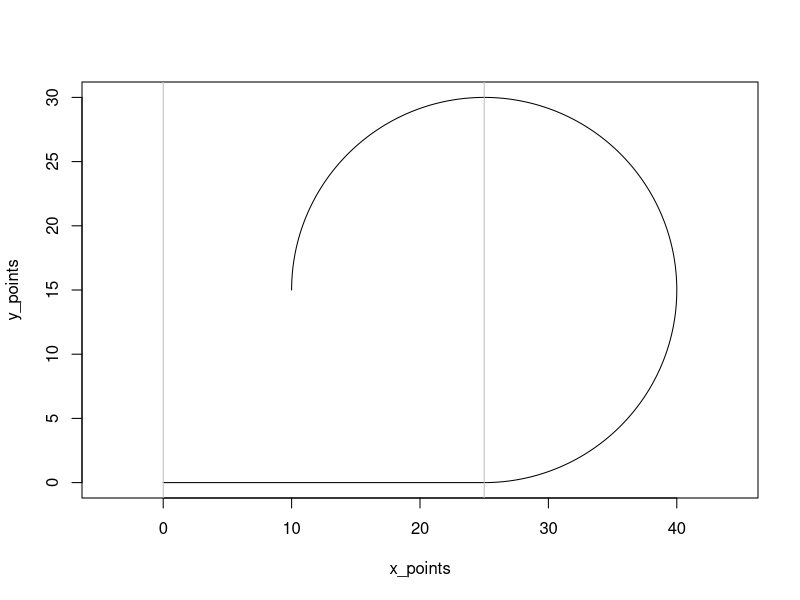
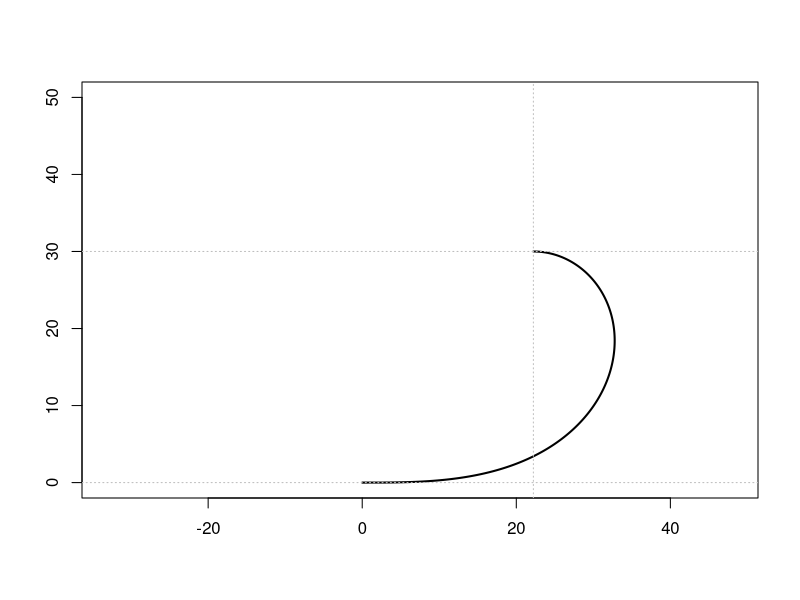
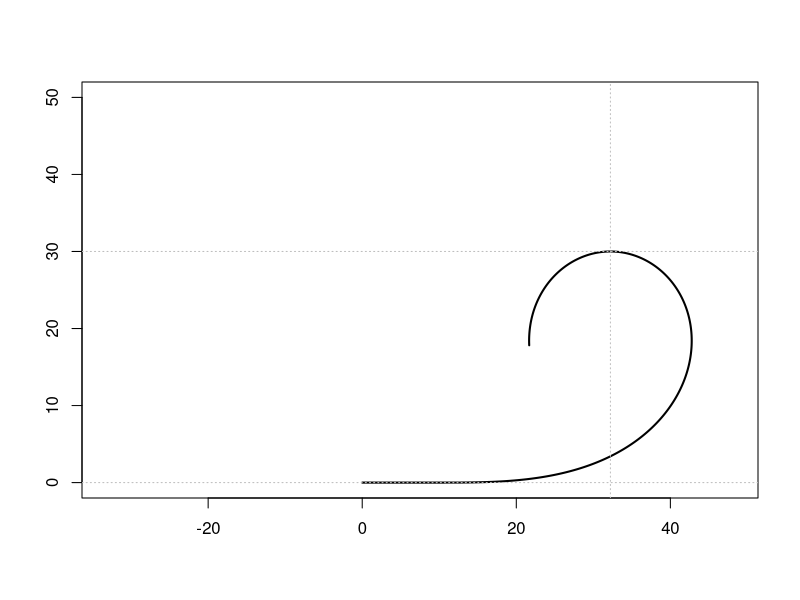
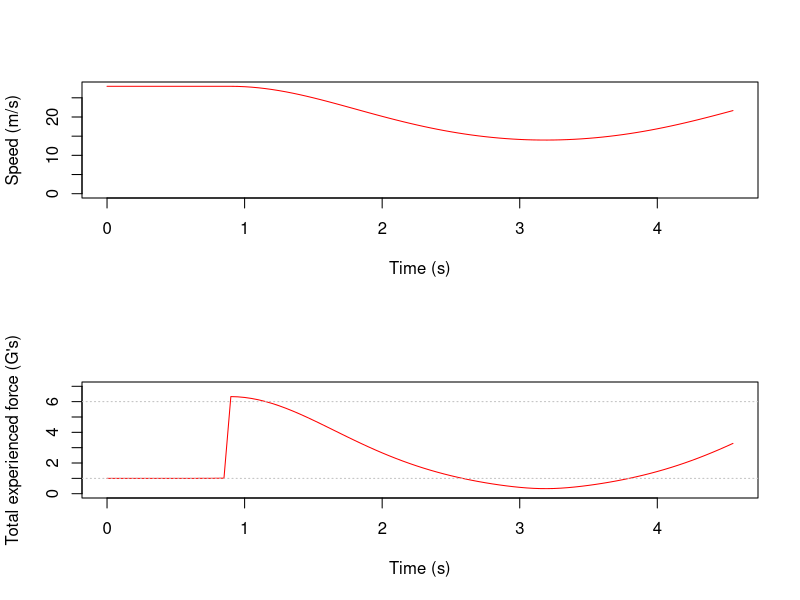
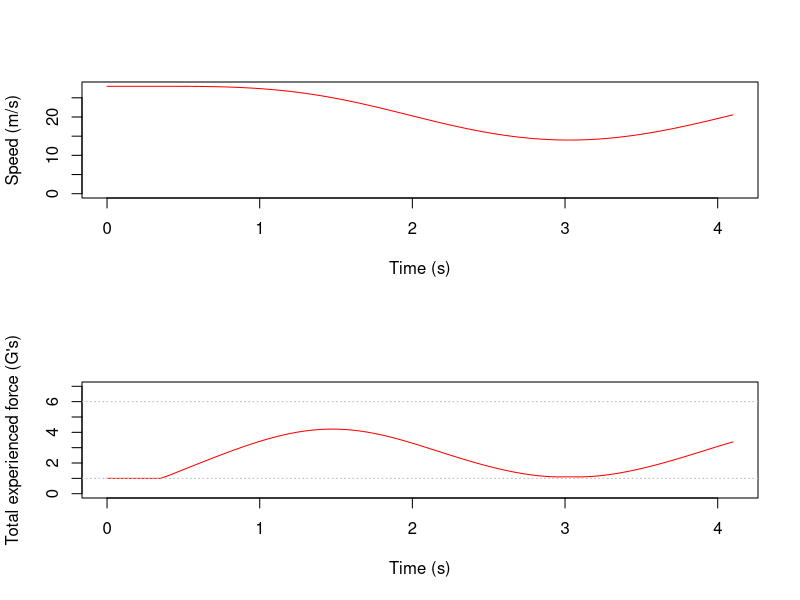
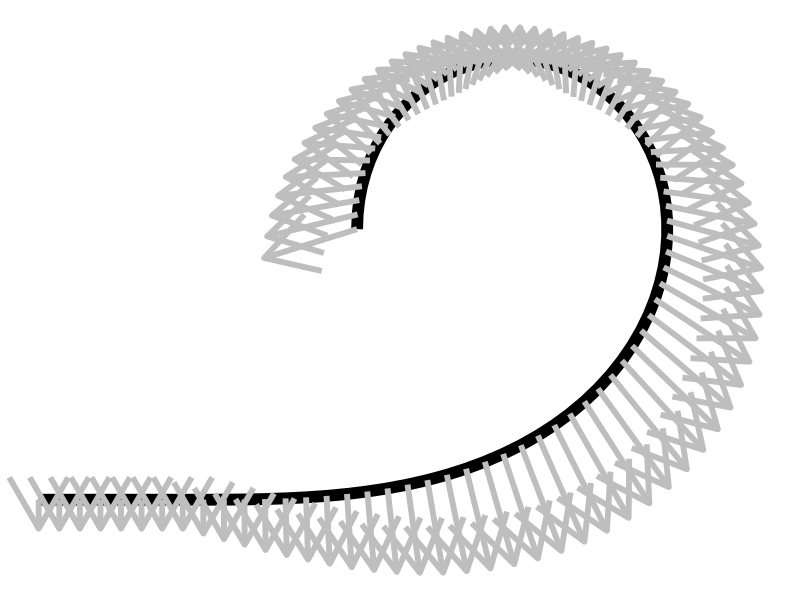

These charts were generated, in order, by the following R code:
# Simulating G forces on different rollercoaster loop topologies
# www.overfitting.net
# https://www.overfitting.net/2025/08/simulando-loops-de-una-montana-rusa-con.html


library(pracma)  # fresnelC() and fresnelS() for clothoid
library(splines)
library(ggplot2)
library(Cairo)


# ChatGPT 5 prompt:
# -----------------
# Write R code to simulate the forces affecting a train on a rollercoaster:
# * The rollercoaster is defined by discrete points on two vectors
#   x (ground axis) and y (height axis), in the way: x=c(0, 1, 2, 3, 4, 5,...)
#   and y=c(0, 0, 0.5, 1, 2, 3.5, 5,...)
# * The simulation must be done time dependant in dt constant time steps.
#   This means you'll have to linearly interpolate along the definitory points
#   of the rollercoaster, not just give a force value for each rollercoaster
#   point, calculating the advance of the train along the path
# * The train is defined by a punctual mass m (but this should be irrelevant
#   since it cancels on all equations) starting from point (0,0) at initial speed
#   v0 left to right
# * You must calculate the sum of two forces: Fg=m*g and Fc=m*v^2/r, where Fg
#   is the gravity force and always points down and Fc is the centrifugal force
#   trying to evade the rollercoaster in a perpendicular direction.
# * Apply energy conservation: 1/2*m*v0^2=m*g*H to obtain each v speed
# 
# Do you need something else before beginning?



################################################

# 1. SIMULATION PARAMETERS

g <- 9.80665    # gravity (m/s^2)
v0 <- 28        # initial speed (m/s)
t_max <- 999    # max simulation time (s)
dt <- 0.05      # time step (s)
m <- 1          # mass (kg), cancels out



################################################

# 2. DEFINE CIRCLE / CLOTHOID ROLLERCOASTER


NRESOL=5000
for (type in c('circular', 'clothoid')) {
    # Define discrete track points
    if (type=='circular') {
        R=15
        H=2*R
        
        # Add initial flat track
        Offset=25
        par=seq(0, 3/4*2*pi, length.out=NRESOL)
        x_points=c(seq(0, Offset*0.9, length.out=10), R*sin(par)+Offset)
        y_points=c(seq(0, 0, length.out=10), R*(1-cos(par)))
        
        plot(x_points, y_points, asp=1, type='l')
        abline(v=c(0,Offset), col='gray')
    } else if (type=='clothoid') {
        L=90   # clothoid total length (m)
        s=seq(0, L, length.out=NRESOL)
        RMIN=61.6297  # min curvature radius (m) for max height=30m
        A=(RMIN*L/pi)^0.5  # ensure at s=L radius of curvature becomes Rmin
        
        # Calculate clothoid (x,y) positions
        u=s/A
        x=A*fresnelC(u)
        y=A*fresnelS(u)
        
        # Truncate and simmetrize clothoid
        H=max(y)
        pos=which(y==H)
        x=x[1:pos]
        y=y[1:pos]
        
        # Plot clothoid
        plot(x, y, col='black', lwd=2, type="l", asp=1, xlim=c(-30,45), ylim=c(0,50),  # NULL plot
             xlab="", ylab="")
        abline(h=c(0,30), v=x[pos], col='gray',lty='dotted')
        
        SIME=1000
        x=c(x, -x[(pos-1):(pos-SIME)]+x[pos]*2)
        y=c(y,  y[(pos-1):(pos-SIME)])
        
        # Add initial flat track
        Offset=10
        x_points=c(seq(0, Offset*0.9, length.out=10), x+Offset)
        y_points=c(seq(0, 0, length.out=10), y)
        
        
        plot(x_points, y_points, col='black', lwd=2, type="l",
             asp=1, xlim=c(-30,45), ylim=c(0,50),  # NULL plot
             xlab="", ylab="")
        abline(h=c(0,30), v=x[pos]+Offset, col='gray',lty='dotted')
    }
    
    # Check loop height vs initial speed compatibility
    Hmax=v0^2/(2*g)
    v0min=(2*g*H)^0.5
    if (H>Hmax) stop("Loop height / initial speed incompatibility")
    
    
    
    ################################################
    
    # 3. SIMULATION LOOP: CALCULATE ROLLERCOASTER POSITION, SPEED AND G FORCES
    
    
    # Parameterize path by cumulative distance 's'
    dx <- diff(x_points)
    dy <- diff(y_points)
    ds <- sqrt(dx^2 + dy^2)
    s_points <- c(0, cumsum(ds))
    
    # Total track length (m)
    s_total <- max(s_points)
    
    # Create spline interpolation functions for x(s) and y(s)
    x_spline <- splinefun(s_points, x_points, method = "natural")
    y_spline <- splinefun(s_points, y_points, method = "natural")
    
    # Derivative functions (1st and 2nd derivatives)
    x_prime  <- function(s) x_spline(s, deriv = 1)
    x_dprime <- function(s) x_spline(s, deriv = 2)
    y_prime  <- function(s) y_spline(s, deriv = 1)
    y_dprime <- function(s) y_spline(s, deriv = 2)
    
    # Curvature function kappa(s) = |x'y'' - y'x''| / (x'^2 + y'^2)^(3/2)
    curvature <- function(s) {
        num <- x_prime(s) * y_dprime(s) - y_prime(s) * x_dprime(s)
        den <- (x_prime(s)^2 + y_prime(s)^2)^(3/2)
        abs(num) / den
    }
    
    # Energy conservation: total_energy = kinetic + potential at start
    y0 <- y_points[1]
    total_energy <- 0.5 * v0^2 + g * y0  # mass cancels out
    
    # Initialize vectors to store results
    time_vec <- numeric()
    s_vec <- numeric()
    x_vec <- numeric()
    y_vec <- numeric()
    v_vec <- numeric()
    Fg_vec <- numeric()
    Fc_vec <- numeric()
    
    # Simulation loop
    s <- 0       # initial path length coordinate
    t <- 0
    
    while (t < t_max && s <= s_total) {
        # Position
        x <- x_spline(s)
        y <- y_spline(s)
        
        # Calculate speed from energy conservation:
        # 0.5 v^2 + g*y = total_energy  => v = sqrt(2*(total_energy - g*y))
        v_sq <- 2 * (total_energy - g * y)
        # set velocity to zero if train “stops” climbing
        if (v_sq < 0) {
            v <- 0
            # optionally break to stop simulation here
            print(paste0("Simulation stopped at t=", t, " for losing all speed"))
            break
        } else {
            v <- sqrt(v_sq)
        }
    
        # Calculate radius of curvature r = 1/kappa
        k <- curvature(s)
        if (length(k) == 0 || is.na(k) || k == 0) {
            r <- Inf
        } else {
            r <- 1 / k
        }
        
        # Forces magnitudes (mass cancels)
        Fg <- g          # constant gravity force magnitude
        Fc <- v^2 / r    # centrifugal force magnitude
        
        # Store results
        time_vec <- c(time_vec, t)
        s_vec <- c(s_vec, s)
        x_vec <- c(x_vec, x)
        y_vec <- c(y_vec, y)
        v_vec <- c(v_vec, v)
        Fg_vec <- c(Fg_vec, Fg)
        Fc_vec <- c(Fc_vec, Fc)
        
        # Advance s by ds = v * dt (distance along path)
        s <- s + v * dt
        
        # Advance time
        t <- t + dt
    }
    
    # Combine results into a data frame
    results <- data.frame(time = time_vec,
                          s = s_vec,
                          x = x_vec,
                          y = y_vec,
                          v = v_vec,
                          Fg = Fg_vec,
                          Fc = Fc_vec)

    
    ################################################
    
    # 4. CALCULATE VECTOR COMPONENTS OF Fg, Fc, Fsum
    
    # Calculate unit tangent vector (dx/ds, dy/ds)
    tangent_x <- x_prime(results$s)
    tangent_y <- y_prime(results$s)
    tangent_length <- sqrt(tangent_x^2 + tangent_y^2)
    tangent_x <- tangent_x / tangent_length
    tangent_y <- tangent_y / tangent_length
    
    # Calculate unit normal vector by rotating tangent 90 degrees CCW:
    normal_x <-  tangent_y
    normal_y <- -tangent_x
    
    # Force vectors components
    
    # Gravity force (Fg)
    Fg_x <- rep(0, length(results$x))
    Fg_y <- -results$Fg
    
    # Centrifugal force (Fc)
    Fc_x <- normal_x * results$Fc
    Fc_y <- normal_y * results$Fc
    
    # Total G force (Fsum)
    Fsum_x <- Fg_x + Fc_x
    Fsum_y <- Fg_y + Fc_y
    results$Fsum <- sqrt(Fsum_x^2 + Fsum_y^2)  # total G force experienced
    

    ################################################
    
    # 5. DISPLAY AND PLOT RESULTS
    
    # Show simulation parameters and results
    text=paste0("SIMULATION PARAMETERS AND RESULTS:\n\n",
                "Loop height: ", round(H,1), "m (min initial speed: ", round(v0min, 1), "m/s = ", round(v0min/1000*3600,1),"km/h)\n",
                "Initial speed: ", round(v0, 1), "m/s = ", round(v0/1000*3600,1),"km/h (max loop height: ", round(Hmax, 1), "m)\n",
                "Total track length: ", round(s_total, 1), "m\n",
                "Total simulation time: ", round(max(results$time), 1), "s\n",
                "[min, max] speed reached: [", round(min(results$v), 1), ", ",
                    round(max(results$v), 1), "] m/s\n",
                "[min, max] acceleration experienced: [", round(min(results$Fsum)/g, 1), ", ",
                    round(max(results$Fsum)/g, 1), "] G's\n")
    cat(text)
    
    
    # Plot speed and G force vs time
    CairoPNG(paste0(type, "_", round(H), "m_", round(v0), "ms_Plots512.png"),
             width=512, height=800)
        par(mfrow = c(2, 1))
        
        # Plot speed
        plot(results$time, results$v, ylim=c(0,max(results$v)), type='l', col='red',
             xlab="Time (s)", ylab="Speed (m/s)")
        
        # Plot G force
        plot(results$time, results$Fsum/g, ylim=c(0,7), type='l', col='red',
             xlab="Time (s)", ylab="Total experienced force (G's)")
        abline(h=c(1,6), col="gray", lty="dotted")
        
        par(mfrow = c(1, 1))
    dev.off()
    
    
    # Plot graph of rollercoaster with all vector G forces
    
    # Scale factor for plotting
    scale_factor <- 0.2  # 0.1
    Fg_x_plot <- Fg_x * scale_factor
    Fg_y_plot <- Fg_y * scale_factor
    Fc_x_plot <- Fc_x * scale_factor
    Fc_y_plot <- Fc_y * scale_factor
    Fsum_x_plot <- Fsum_x * scale_factor
    Fsum_y_plot <- Fsum_y * scale_factor
    
    # Data frames for arrows
    arrows_Fg <- data.frame(
        x = results$x, y = results$y,
        xend = results$x + Fg_x_plot, yend = results$y + Fg_y_plot,
        Force = "Gravity"
    )
    
    arrows_Fc <- data.frame(
        x = results$x, y = results$y,
        xend = results$x + Fc_x_plot, yend = results$y + Fc_y_plot,
        Force = "Centrifugal"
    )
    
    arrows_Fsum <- data.frame(
        x = results$x, y = results$y,
        xend = results$x + Fsum_x_plot, yend = results$y + Fsum_y_plot,
        Force = "Total"
    )
    
    # Combine Fg and Fc into one for dim gray arrows
    arrows_individual <- rbind(arrows_Fg, arrows_Fc)
    
    x_mid=11  # <- mean(range(results$x))*1.2
    y_mid=5  # <- mean(range(results$y))
    CairoPNG(paste0(type, "_", round(H), "m_", round(v0), "ms_Graph.png"),
             width=1080, height=1080)
        ggplot() +
            geom_path(data = results, aes(x = x, y = y), color = "black", linewidth = 1) +
            geom_segment(data = arrows_individual,
                         aes(x = x, y = y, xend = xend, yend = yend),
                         arrow = arrow(length = unit(0.15, "cm")),
                         color = alpha("gray70", 0.6),
                         size = 0.3) +
            geom_segment(data = arrows_Fsum,
                         aes(x = x, y = y, xend = xend, yend = yend),
                         arrow = arrow(length = unit(0.3, "cm")),
                         color = "red",
                         size = 0.4) +
            annotate("text", x = x_mid, y = y_mid, label = text, color = "blue", size = 5, fontface = "bold") +
            coord_equal() +
            labs(title = paste0("'", type, "' rollercoaster simulation"),
                 x = "X (m)", y = "Y (m)") +
            theme_minimal() +
            xlim(0, 50) + ylim(-15, 35)
    dev.off()

}





# Creative blueprint plotting
CairoPNG("blueprint_rollercoaste.png", width=1080*3, height=1080*3)
ggplot() +
    geom_path(
        data = results,
        aes(x = x, y = y),
        color = "black",
        linewidth = 4
    ) +
    geom_segment(
        data = arrows_Fsum,
        aes(x = x, y = y, xend = xend, yend = yend),
        arrow = arrow(length = unit(1.5, "cm")),
        color = "gray",
        linewidth = 2
    ) +
    coord_equal() +
    theme_void()  # removes axes, gridlines, and background
dev.off()
